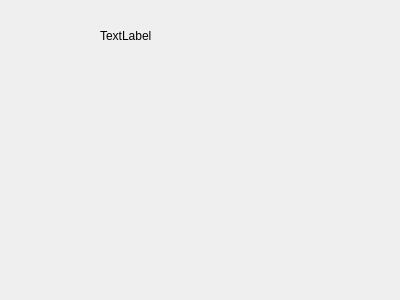
<?xml version="1.0" encoding="UTF-8"?>
<ui version="4.0">
 <class>authorDialog</class>
 <widget class="QDialog" name="authorDialog">
  <property name="geometry">
   <rect>
    <x>0</x>
    <y>0</y>
    <width>400</width>
    <height>300</height>
   </rect>
  </property>
  <property name="windowTitle">
   <string>Dialog</string>
  </property>
  <widget class="QLabel" name="label">
   <property name="geometry">
    <rect>
     <x>100</x>
     <y>30</y>
     <width>54</width>
     <height>12</height>
    </rect>
   </property>
   <property name="text">
    <string>TextLabel</string>
   </property>
  </widget>
 </widget>
 <resources/>
 <connections/>
</ui>
